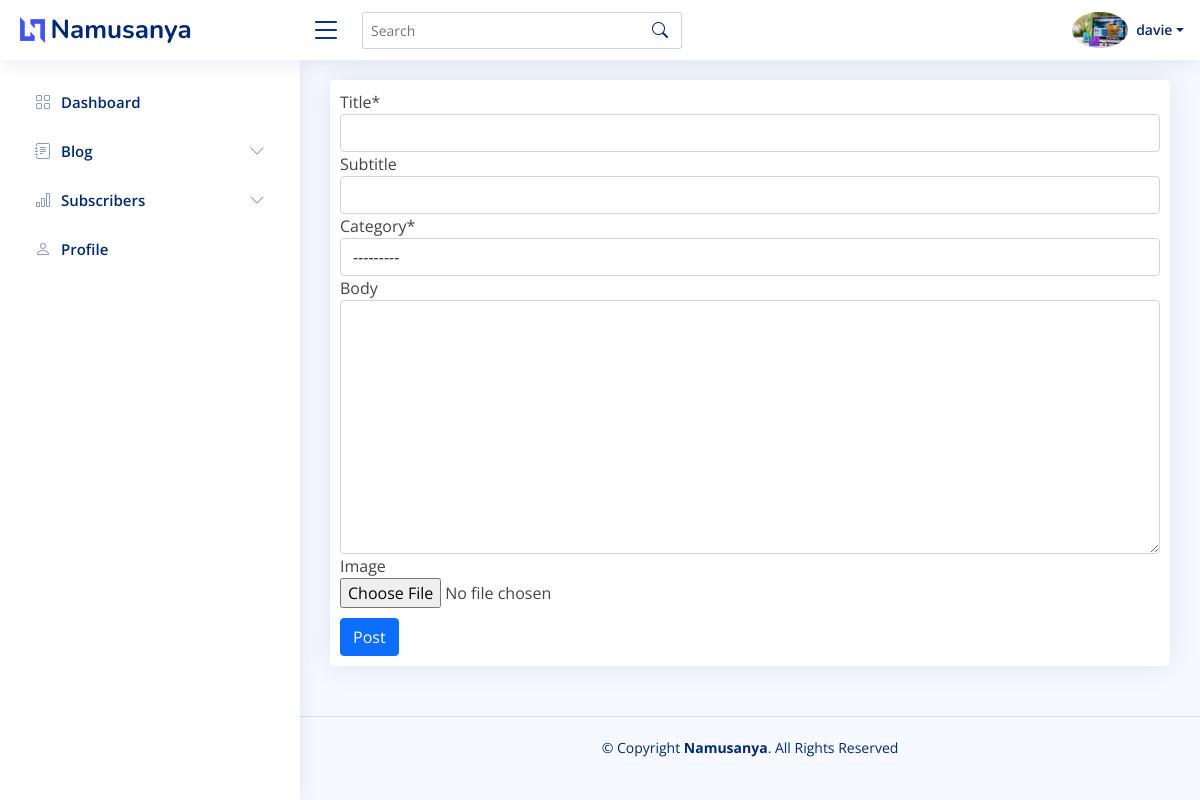
The app's page /dashboard/blog/create/ (signed in) with its own data.
### users/models.py (models this page shows)
class CustomUser(AbstractUser):
    date_of_birth = models.DateField(blank=True, null=True)
    address = models.CharField(max_length=100, blank=True, null=True)
    phone = models.CharField(max_length=13, null=True, blank=True)
    job = models.CharField(max_length=100)
    twitter = models.URLField(blank=True, null=True)
    facebook = models.URLField(blank=True, null=True)
    instagram = models.URLField(blank=True, null=True)
    linkedin = models.URLField(blank=True, null=True)
    profile_image = models.ImageField(upload_to="images", null=True, blank=True)
    about = models.TextField(
        validators=[MinLengthValidator(300, message="Please enter more text")]
    )
    def get_image(self):
        url = "http://127.0.01:8000/static"
        if self.profile_image:
            return url + self.profile_image.url
        else:
            return ""

### admin_area/views.py (the view, shortened to what this page needs)
# urls.py: path("blog/create/", BlogCreateView.as_view(), name="dashboard_blog_create"),
class BlogCreateView(LoginRequiredMixin, CreateView):
    template_name = "admin_area/blog_create.html"
    model = Post
    fields = [
        "title",
        "subtitle",
        "category",
        "body",
        "image",
    ]
    success_url = "/dashboard/blog/"

### blog/models.py (called while the page is built)
    def __str__(self):
        return self.name

### templates/admin_area/blog_create.html
{% extends "admin_area/base.html" %} {% load static %} {% load crispy_forms_tags %} {% block content %}
<div class="card">
    <form method="POST" style="padding: 10px;" enctype="multipart/form-data">
        {% csrf_token %} {{form.media}}{{ form|crispy }}
        <button type="submit" style="margin-top: 10px;" class="btn btn-primary">Post</button>
    </form>
</div>
{% endblock content %}

### templates/admin_area/base.html (shortened to what this page needs)
<!DOCTYPE html> {% load static %}
<html lang="en">
<head>
    <link href="{% static 'assets/vendor/bootstrap/css/bootstrap.min.css'%}" rel="stylesheet">
    <link href="{% static 'assets/vendor/bootstrap-icons/bootstrap-icons.css'%}" rel="stylesheet">
    <link href="{% static 'assets/vendor/remixicon/remixicon.css'%}" rel="stylesheet">
    <link href="{% static 'assets/vendor/boxicons/css/boxicons.min.css'%}" rel="stylesheet">
    <link href="{% static 'assets/vendor/quill/quill.snow.css'%}" rel="stylesheet">
    <link href="{% static 'assets/vendor/quill/quill.bubble.css'%}" rel="stylesheet">
    <link href="{% static 'assets/vendor/simple-datatables/style.css'%}" rel="stylesheet">
    <link href="{% static 'assets/css/style.css'%}" rel="stylesheet">
</head>
<body>
    <header id="header" class="header fixed-top d-flex align-items-center">
        <div class="d-flex align-items-center justify-content-between">
            <a href="index.html" class="logo d-flex align-items-center">
                <img src="{% static 'assets/img/logo.png'%}" alt="">
                <span class="d-none d-lg-block">Namusanya</span>
            </a>
            <i class="bi bi-list toggle-sidebar-btn"></i>
        </div>
        <div class="search-bar">
            <form class="search-form d-flex align-items-center" method="GET" action="{% url 'search' %}">
                <input type="text" name="title" placeholder="Search" title="Enter search keyword" value='{{ request.GET.title }}'>
                <button type="submit" title="Search"><i class="bi bi-search"></i></button>
            </form>
        </div>
        <nav class="header-nav ms-auto">
            <ul class="d-flex align-items-center">
                <li class="nav-item dropdown pe-3">
                    <a class="nav-link nav-profile d-flex align-items-center pe-0" href="#" data-bs-toggle="dropdown">
                        {% if request.user.get_image %}
                        <img src="{{request.user.get_image}}" alt="Profile" class="rounded-circle">
                        {% else %}
                        <img src="/static/images/profile_ph.png" alt="Profile" class="rounded-circle">
                        {% endif %}
                        <span class="d-none d-md-block dropdown-toggle ps-2">{{request.user.username}}</span>
                    </a>
                </li>
            </ul>
        </nav>
    </header>
    <aside id="sidebar" class="sidebar">
        <ul class="sidebar-nav" id="sidebar-nav">
            <li class="nav-item">
                <a class="nav-link collapsed" href="{% url 'dashboard' %}">
                    <i class="bi bi-grid"></i>
                    <span>Dashboard</span>
                </a>
            </li>
            <li class="nav-item">
                <a class="nav-link collapsed" data-bs-target="#forms-nav" data-bs-toggle="collapse" href="#">
                    <i class="bi bi-journal-text"></i><span>Blog</span><i class="bi bi-chevron-down ms-auto"></i>
                </a>
            </li>
            <li class="nav-item">
                <a class="nav-link collapsed" data-bs-target="#charts-nav" data-bs-toggle="collapse" href="#">
                    <i class="bi bi-bar-chart"></i><span>Subscribers</span><i class="bi bi-chevron-down ms-auto"></i>
                </a>
            </li>
            <li class="nav-item">
                <a class="nav-link collapsed" href="{% url 'dashboard_profile' request.user.pk%}">
                    <i class="bi bi-person"></i>
                    <span>Profile</span>
                </a>
            </li>
        </ul>
    </aside>
    <main id="main" class="main">{% block content %} {% endblock content %}</main>
    <footer id="footer" class="footer">
        <div class="copyright">
            &copy; Copyright <strong><span>Namusanya</span></strong>. All Rights Reserved
        </div>
    </footer>
</body>
</html>

### static/assets/css/style.css (style rules this page uses)
:root { scroll-behavior: smooth; }
body { font-family: "Open Sans", sans-serif; background: #f6f9ff; color: #444444; }
a { color: #4154f1; text-decoration: none; }
#main { margin-top: 60px; padding: 20px 30px; transition: all 0.3s; }
.card { margin-bottom: 30px; border: none; border-radius: 5px; box-shadow: 0px 0 30px rgba(1, 41, 112, 0.1); overflow: hidden; }
.logo { line-height: 1; }
@media (min-width: 1200px) { .logo { width: 280px; } }
.logo img { max-height: 26px; margin-right: 6px; }
.logo span { font-size: 26px; font-weight: 700; color: #012970; font-family: "Nunito", sans-serif; }
.header { transition: all 0.5s; z-index: 997; height: 60px; box-shadow: 0px 2px 20px rgba(1, 41, 112, 0.1); background-color: #fff; padding-left: 20px; }
.header .toggle-sidebar-btn { font-size: 32px; padding-left: 10px; cursor: pointer; color: #012970; }
.header .search-bar { min-width: 360px; padding: 0 20px; }
.header .search-form { width: 100%; }
.header .search-form input { border: 0; font-size: 14px; color: #012970; border: 1px solid rgba(1, 41, 112, 0.2); padding: 7px 38px 7px 8px; border-radius: 3px; transition: 0.3s; width: 100%; }
.header .search-form button { border: 0; padding: 0; margin-left: -30px; background: none; }
.header .search-form button i { color: #012970; }
.header-nav ul { list-style: none; }
.header-nav > ul { margin: 0; padding: 0; }
.header-nav .nav-profile { color: #012970; }
.header-nav .nav-profile img { max-height: 36px; }
.header-nav .nav-profile span { font-size: 14px; font-weight: 600; }
.sidebar { position: fixed; top: 60px; left: 0; bottom: 0; width: 300px; z-index: 996; transition: all 0.3s; padding: 20px; overflow-y: auto; scrollbar-width: thin; scrollbar-color: #aab7cf transparent; box-shadow: 0px 0px 20px rgba(1, 41, 112, 0.1); background-color: #fff; }
@media (min-width: 1200px) { #main, #footer { margin-left: 300px; } }
.sidebar-nav { padding: 0; margin: 0; list-style: none; }
.sidebar-nav li { padding: 0; margin: 0; list-style: none; }
.sidebar-nav .nav-item { margin-bottom: 5px; }
.sidebar-nav .nav-link { display: flex; align-items: center; font-size: 15px; font-weight: 600; color: #4154f1; transition: 0.3; background: #f6f9ff; padding: 10px 15px; border-radius: 4px; }
.sidebar-nav .nav-link i { font-size: 16px; margin-right: 10px; color: #4154f1; }
.sidebar-nav .nav-link.collapsed { color: #012970; background: #fff; }
.sidebar-nav .nav-link.collapsed i { color: #899bbd; }
.sidebar-nav .nav-link .bi-chevron-down { margin-right: 0; transition: transform 0.2s ease-in-out; }
.footer { padding: 20px 0; font-size: 14px; transition: all 0.3s; border-top: 1px solid #cddfff; }
.footer .copyright { text-align: center; color: #012970; }

### records on screen
CustomUser: user.get_image (picture), user.username "davie"
